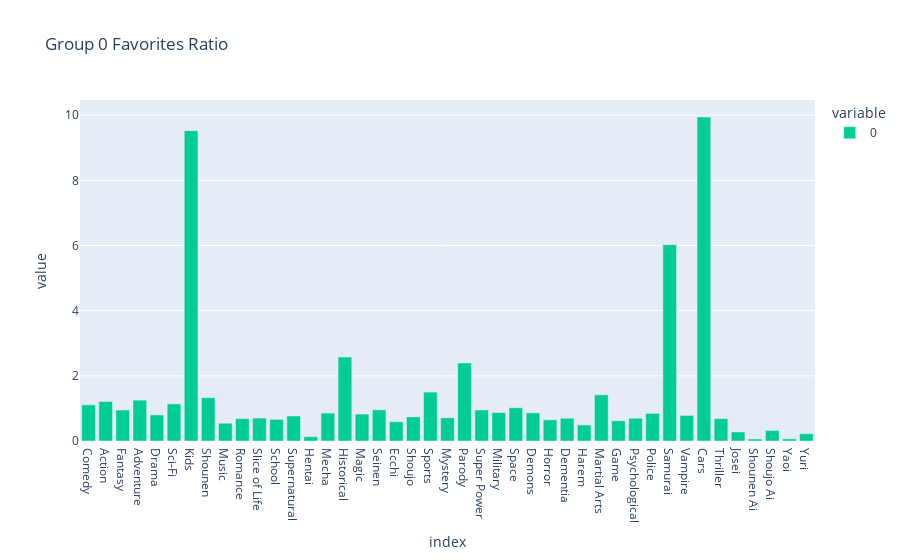

Source (notebook cell):
### Markdown cell above
Group 0 has a gender distribution of roughly 1/4 female and 3/4 male. When plotted side-by-side against the average percentage of all user favorites, we can see that samurai and historical genres stand out considerably. We can further highlight this difference by taking a ratio of group percentages against all user percentages.

### Code cell
group_0_diff = group_0 / all_users
px.bar(group_0_diff, color_discrete_sequence=['#00CC96'], title='Group 0 Favorites Ratio')

### Figure 1 — Plotly figure (JSON) as saved in the notebook; plotly's stock layout.template omitted (floating-point values rounded to 4 significant figures)
{"data": [{"alignmentgroup": "True", "hovertemplate": "variable=0<br>index=%{x}<br>value=%{y}<extra></extra>", "legendgroup": "0", "marker": {"color": "#00CC96", "pattern": {"shape": ""}}, "name": "0", "offsetgroup": "0", "orientation": "v", "showlegend": true, "textposition": "auto", "type": "bar", "x": ["Comedy", "Action", "Fantasy", "Adventure", "Drama", "Sci-Fi", "Kids", "Shounen", "Music", "Romance", "Slice of Life", "School", "Supernatural", "Hentai", "Mecha", "Historical", "Magic", "Seinen", "Ecchi", "Shoujo", "Sports", "Mystery", "Parody", "Super Power", "Military", "Space", "Demons", "Horror", "Dementia", "Harem", "Martial Arts", "Game", "Psychological", "Police", "Samurai", "Vampire", "Cars", "Thriller", "Josei", "Shounen Ai", "Shoujo Ai", "Yaoi", "Yuri"], "xaxis": "x", "y": [1.11, 1.213, 0.9509, 1.253, 0.8009, 1.139, 9.525, 1.33, 0.545, 0.6852, 0.7031, 0.6632, 0.7676, 0.1328, 0.8575, 2.577, 0.8269, 0.9563, 0.5909, 0.7399, 1.5, 0.7094, 2.395, 0.9527, 0.8715, 1.021, 0.8644, 0.6493, 0.6978, 0.4932, 1.417, 0.6213, 0.6992, 0.8461, 6.023, 0.7856, 9.943, 0.6874, 0.2774, 0.06078, 0.3231, 0.06614, 0.2234], "yaxis": "y"}], "layout": {"barmode": "relative", "legend": {"title": {"text": "variable"}, "tracegroupgap": 0}, "title": {"text": "Group 0 Favorites Ratio"}, "xaxis": {"anchor": "y", "domain": [0, 1], "title": {"text": "index"}}, "yaxis": {"anchor": "x", "domain": [0, 1], "title": {"text": "value"}}}}
